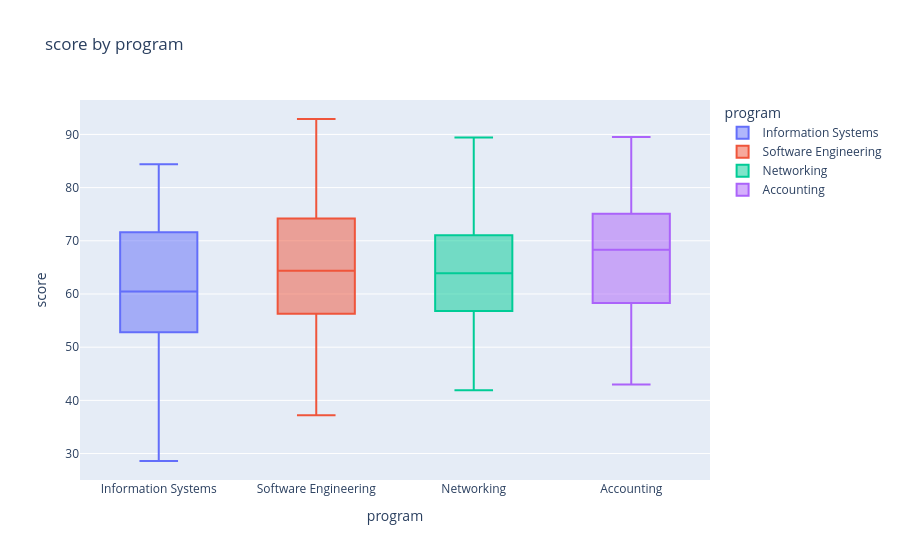

Here is the notebook cell this chart was saved with:
### Code cell
fig4=px.box(
  df,
  x="program",
  y="score",
  color= "program",
  title = "score by program"
)
fig4.show()

print("\n1. The most consistent program is information system \nbecause its scores show the smallest spread. \n2. The program with the widest spread is\n software Engeneering because its scores vary the most.")

### Figure 1 — Plotly figure (JSON) as saved in the notebook; plotly's stock layout.template omitted (floating-point values rounded to 4 significant figures)
{"data": [{"alignmentgroup": "True", "hovertemplate": "program=%{x}<br>score=%{y}<extra></extra>", "legendgroup": "Information Systems", "marker": {"color": "#636efa"}, "name": "Information Systems", "notched": false, "offsetgroup": "Information Systems", "orientation": "v", "showlegend": true, "type": "box", "x": ["Information Systems", "Information Systems", "Information Systems", "Information Systems", "Information Systems", "Information Systems", "Information Systems", "Information Systems", "Information Systems", "Information Systems", "Information Systems", "Information Systems", "Information Systems", "Information Systems", "Information Systems", "Information Systems", "Information Systems", "Information Systems", "Information Systems", "Information Systems", "Information Systems", "Information Systems", "Information Systems", "Information Systems", "Information Systems", "Information Systems", "Information Systems", "Information Systems", "Information Systems", "Information Systems", "Information Systems", "Information Systems", "Information Systems", "Information Systems", "Information Systems", "Information Systems", "Information Systems", "Information Systems"], "x0": " ", "xaxis": "x", "y": [28.6, 42.3, 47.8, 60.9, 49.1, 59.0, 67.7, 74.4, 65.7, 78.9, 84.4, 59.9, 68.7, 78.6, 50.0, 44.6, 54.5, 60.0, 55.7, 61.2, 71.6, 77.2, 55.9, 61.5, 74.7, 76.8, 72.6, 81.4, 52.8, 48.5, 57.3, 67.2, 52.4, 51.5, 56.9, 63.6, 58.3, 68.2], "y0": " ", "yaxis": "y"}, {"alignmentgroup": "True", "hovertemplate": "program=%{x}<br>score=%{y}<extra></extra>", "legendgroup": "Software Engineering", "marker": {"color": "#EF553B"}, "name": "Software Engineering", "notched": false, "offsetgroup": "Software Engineering", "orientation": "v", "showlegend": true, "type": "box", "x": ["Software Engineering", "Software Engineering", "Software Engineering", "Software Engineering", "Software Engineering", "Software Engineering", "Software Engineering", "Software Engineering", "Software Engineering", "Software Engineering", "Software Engineering", "Software Engineering", "Software Engineering", "Software Engineering", "Software Engineering", "Software Engineering", "Software Engineering", "Software Engineering", "Software Engineering", "Software Engineering", "Software Engineering", "Software Engineering", "Software Engineering", "Software Engineering", "Software Engineering", "Software Engineering", "Software Engineering", "Software Engineering", "Software Engineering", "Software Engineering", "Software Engineering", "Software Engineering", "Software Engineering", "Software Engineering", "Software Engineering", "Software Engineering", "Software Engineering", "Software Engineering"], "x0": " ", "xaxis": "x", "y": [64.5, 74.4, 83.2, 62.0, 64.2, 77.9, 83.4, 45.1, 53.8, 63.8, 55.0, 60.5, 70.5, 62.2, 54.8, 60.3, 73.4, 64.8, 71.4, 80.2, 90.1, 47.4, 60.6, 66.0, 37.2, 50.8, 56.3, 66.2, 57.6, 67.4, 73.0, 82.9, 74.2, 84.1, 92.9, 37.7, 43.1, 56.3], "y0": " ", "yaxis": "y"}, {"alignmentgroup": "True", "hovertemplate": "program=%{x}<br>score=%{y}<extra></extra>", "legendgroup": "Networking", "marker": {"color": "#00cc96"}, "name": "Networking", "notched": false, "offsetgroup": "Networking", "orientation": "v", "showlegend": true, "type": "box", "x": ["Networking", "Networking", "Networking", "Networking", "Networking", "Networking", "Networking", "Networking", "Networking", "Networking", "Networking", "Networking", "Networking", "Networking", "Networking", "Networking", "Networking", "Networking", "Networking", "Networking", "Networking", "Networking", "Networking", "Networking", "Networking", "Networking", "Networking", "Networking", "Networking", "Networking", "Networking", "Networking", "Networking", "Networking", "Networking", "Networking", "Networking"], "x0": " ", "xaxis": "x", "y": [52.7, 62.6, 53.9, 63.9, 69.3, 48.1, 56.9, 59.2, 69.0, 63.6, 70.8, 76.2, 89.4, 80.8, 56.6, 65.3, 44.1, 46.4, 59.5, 65.1, 60.8, 66.3, 71.8, 70.8, 73.0, 82.9, 74.8, 70.5, 41.9, 55.6, 61.1, 53.6, 62.4, 72.3, 63.6, 69.1, 79.0], "y0": " ", "yaxis": "y"}, {"alignmentgroup": "True", "hovertemplate": "program=%{x}<br>score=%{y}<extra></extra>", "legendgroup": "Accounting", "marker": {"color": "#ab63fa"}, "name": "Accounting", "notched": false, "offsetgroup": "Accounting", "orientation": "v", "showlegend": true, "type": "box", "x": ["Accounting", "Accounting", "Accounting", "Accounting", "Accounting", "Accounting", "Accounting", "Accounting", "Accounting", "Accounting", "Accounting", "Accounting", "Accounting", "Accounting", "Accounting", "Accounting", "Accounting", "Accounting", "Accounting", "Accounting", "Accounting", "Accounting", "Accounting", "Accounting", "Accounting", "Accounting", "Accounting", "Accounting", "Accounting", "Accounting", "Accounting", "Accounting", "Accounting", "Accounting", "Accounting", "Accounting", "Accounting"], "x0": " ", "xaxis": "x", "y": [68.3, 67.4, 72.8, 75.0, 74.1, 79.6, 89.5, 64.2, 43.0, 48.5, 58.4, 49.8, 59.7, 68.4, 75.5, 66.9, 80.0, 82.3, 70.8, 69.8, 75.3, 51.2, 45.7, 55.6, 58.0, 71.1, 62.4, 69.1, 77.8, 56.6, 62.1, 67.7, 77.5, 72.1, 79.3, 53.9, 67.1], "y0": " ", "yaxis": "y"}], "layout": {"boxmode": "overlay", "legend": {"title": {"text": "program"}, "tracegroupgap": 0}, "title": {"text": "score by program"}, "xaxis": {"anchor": "y", "categoryarray": ["Information Systems", "Software Engineering", "Networking", "Accounting"], "categoryorder": "array", "domain": [0, 1], "title": {"text": "program"}}, "yaxis": {"anchor": "x", "domain": [0, 1], "title": {"text": "score"}}}}
